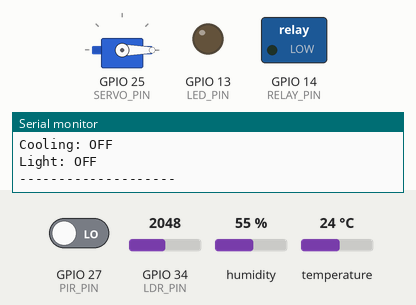
A program run on a simulated ESP32. On the bench: servo, switched loads named in the program (green lamp = pin HIGH), output pins drawn as LEDs (lit = HIGH), the last lines printed to the serial monitor. The inputs (shaded band) are chosen by the test bench; at power-on: GPIO 27 (PIR_PIN) LOW, humidity 55 %, GPIO 34 (LDR_PIN) = 2048, temperature 24 °C. WiFi joins after 1.5 s; servers stay silent unless stated; web services answer with replies made up by the test bench; not simulated (calls return 0 or success): secrets.h.

Above: at 2.7 s.
2.8 s: GPIO 27 (PIR_PIN) driven HIGH
8.5 s: humidity set to 69 %
11.8 s: humidity set to 72 %
At 14.0 s:
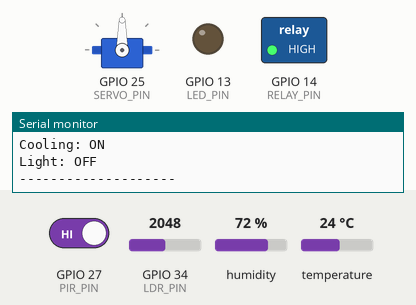
15.1 s: GPIO 34 (LDR_PIN) set to 3079
22.0 s: GPIO 34 (LDR_PIN) set to 3182
At 23.8 s:
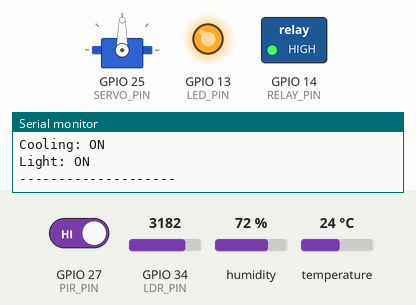
25.3 s: GPIO 27 (PIR_PIN) driven LOW
At 25.7 s:
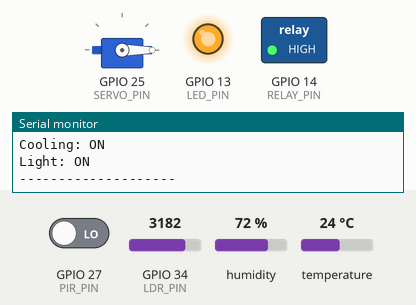
At 26.4 s:
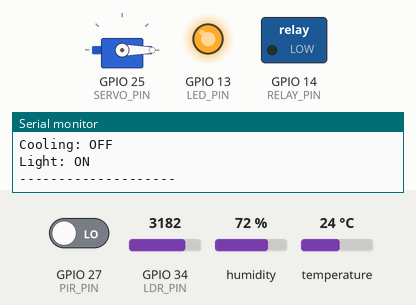
Timing chart, 0 to 28.3 s (numbered marks = the images above; inputs shaded):
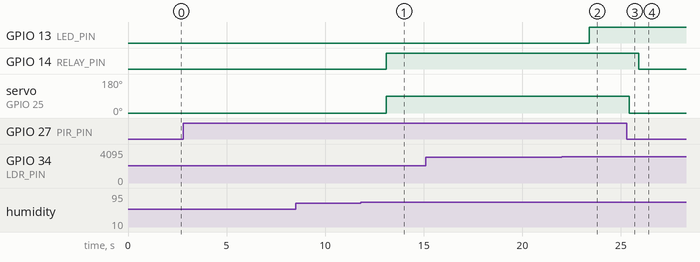

Measured:
- the behaviour switches between 70 and 71 % on humidity (found by bisection; images 0 and 1)
- the behaviour switches between 3112 and 3113 on GPIO 34 (LDR_PIN) (found by bisection; images 1 and 2)
- after the input at 11.8 s, GPIO 14 (RELAY_PIN): LOW → HIGH after 1.3 s; servo on GPIO 25 (SERVO_PIN): 0° → 90° after 1.3 s
- after the input at 22.0 s, GPIO 13 (LED_PIN): LOW → HIGH after 1.4 s
- after the input at 25.3 s, GPIO 14 (RELAY_PIN): HIGH → LOW after 0.61 s; servo on GPIO 25 (SERVO_PIN): 90° → 0° after 0.11 s

The program:

main.cpp
```cpp
//include tells the compiler to add libaries to the program

#include <DHTesp.h>
#include <ESP32Servo.h>
#include <WiFi.h>
#include <HTTPClient.h>
#include <WiFiClientSecure.h>
#include "secrets.h"

// Pin Definitions

const int DHT_PIN = 26;
const int PIR_PIN = 27;
const int LDR_PIN = 34;

const int LED_PIN = 13;
const int RELAY_PIN = 14;
const int SERVO_PIN = 25;


// Create Objects

DHTesp dht;
Servo fanServo;


// System States

bool coolingOn = false;
bool lightOn = false;


// Cooling Thresholds

const float FAN_ON_TEMP = 28.0;
const float FAN_OFF_TEMP = 26.0;

const float FAN_ON_HUMIDITY = 70.0;
const float FAN_OFF_HUMIDITY = 65.0;


// Rule 3 Timer

unsigned long lastMotionTime = 0;

// 5 minutes = 300,000 milliseconds

const unsigned long INACTIVITY_TIME = 300000;


// Light Threshold

const int LIGHT_THRESHOLD = 25;


// Wi-Fi + ThingSpeak
const char* ssid = WIFI_SSID;
const char* password = WIFI_PASSWORD;
const char* apiKey = THINGSPEAK_WRITE_API_KEY;
const char* server = "https://api.thingspeak.com/update";

unsigned long lastUpload = 0;

// ThingSpeak free tier needs >= 15s between writes
const unsigned long uploadInterval = 20000;


void setup() {

  Serial.begin(115200);

  // Start DHT22
  dht.setup(DHT_PIN, DHTesp::DHT22);

  // Set sensor pins
  pinMode(PIR_PIN, INPUT);
  pinMode(LDR_PIN, INPUT);

  // Set output pins
  pinMode(LED_PIN, OUTPUT);
  pinMode(RELAY_PIN, OUTPUT);

  // Start outputs OFF
  digitalWrite(LED_PIN, LOW);
  digitalWrite(RELAY_PIN, LOW);

  // Set up servo
  fanServo.attach(SERVO_PIN);
  fanServo.write(0);

  Serial.println("Smart Home System Starting...");

  // Connect to Wi-Fi
  WiFi.begin(ssid, password);
  Serial.print("Connecting to Wi-Fi");
  while (WiFi.status() != WL_CONNECTED) {
    delay(500);
    Serial.print(".");
  }
  Serial.println();
  Serial.print("Connected. IP address: ");
  Serial.println(WiFi.localIP());
}


void loop() {

  // Read Sensors

  TempAndHumidity data = dht.getTempAndHumidity();

  int motion = digitalRead(PIR_PIN);

  int ldrRaw = analogRead(LDR_PIN);


  // Convert LDR Reading to Percentage

  int lightPercent = map(ldrRaw, 0, 4095, 100, 0);

  lightPercent = constrain(lightPercent, 0, 100);


  // Check for Motion

  if (motion == HIGH) {

    // Reset inactivity timer whenever motion is detected
    lastMotionTime = millis();
  }


  // RULE 1 - Automatic Temperature and Humidity Cooling

  // Cooling turns ON when:
  // Motion is detected
  // AND
  // Temperature is above 28C OR humidity is above 70%

  if ((data.temperature > FAN_ON_TEMP ||
       data.humidity > FAN_ON_HUMIDITY) &&
       motion == HIGH) {

    coolingOn = true;

    digitalWrite(RELAY_PIN, HIGH);

    fanServo.write(90);
  }


  // Cooling turns OFF when:
  // No motion is detected
  // OR
  // BOTH temperature and humidity are below
  // their OFF thresholds

  else if (motion == LOW ||
          (data.temperature < FAN_OFF_TEMP &&
           data.humidity < FAN_OFF_HUMIDITY)) {

    coolingOn = false;

    // Return servo to OFF position
    fanServo.write(0);

    // Give servo time to return
    delay(500);

    // Turn relay OFF
    digitalWrite(RELAY_PIN, LOW);
  }


  // RULE 2 - Smart Lighting

  // Motion detected AND room is dark

  if (motion == HIGH && lightPercent < LIGHT_THRESHOLD) {

    lightOn = true;

    digitalWrite(LED_PIN, HIGH);
  }


  // If there is enough natural light,
  // the light is not needed

  else if (lightPercent >= LIGHT_THRESHOLD) {

    lightOn = false;

    digitalWrite(LED_PIN, LOW);
  }

  // RULE 3 - Five-Minute Auto Light-Off

  // Only check inactivity if there is currently
  // no motion and the light is ON

  if (motion == LOW && lightOn == true) {

    // Calculate how long it has been
    // since motion was last detected

    unsigned long noMotionTime = millis() - lastMotionTime;


    // Turn light OFF after 5 minutes

    if (noMotionTime >= INACTIVITY_TIME) {

      lightOn = false;

      digitalWrite(LED_PIN, LOW);
    }
  }


  // Display Sensor Readings

  Serial.print("Temperature: ");
  Serial.print(data.temperature);
  Serial.println(" C");


  Serial.print("Humidity: ");
  Serial.print(data.humidity);
  Serial.println(" %");


  Serial.print("Motion: ");

  if (motion == HIGH) {

    Serial.println("Detected");
  }

  else {

    Serial.println("Not Detected");
  }


  Serial.print("LDR Raw Reading: ");
  Serial.println(ldrRaw);


  Serial.print("Light Level: ");
  Serial.print(lightPercent);
  Serial.println(" %");


  // Display Cooling Status

  Serial.print("Cooling: ");

  if (coolingOn == true) {

    Serial.println("ON");
  }

  else {

    Serial.println("OFF");
  }


  // Display Lighting Status

  Serial.print("Light: ");

  if (lightOn == true) {

    Serial.println("ON");
  }

  else {

    Serial.println("OFF");
  }


  Serial.println("--------------------");


// Upload to ThingSpeak securely (every 20 seconds)

if (WiFi.status() == WL_CONNECTED && millis() - lastUpload >= uploadInterval) {

  WiFiClientSecure secureClient;
  secureClient.setInsecure();

  HTTPClient http;

  String url = String(server) + "?api_key=" + apiKey +
               "&field1=" + String(data.temperature) +
               "&field2=" + String(data.humidity) +
               "&field3=" + String(motion) +
               "&field4=" + String(lightPercent) +
               "&field5=" + String(coolingOn ? 1 : 0) +
               "&field6=" + String(lightOn ? 1 : 0);

  http.begin(secureClient, url);

  int httpCode = http.GET();

  Serial.print("HTTPS response: ");
  Serial.println(httpCode);

  http.end();

  lastUpload = millis();
}

// Wait 2 second before next reading

delay(2000);
}
```
